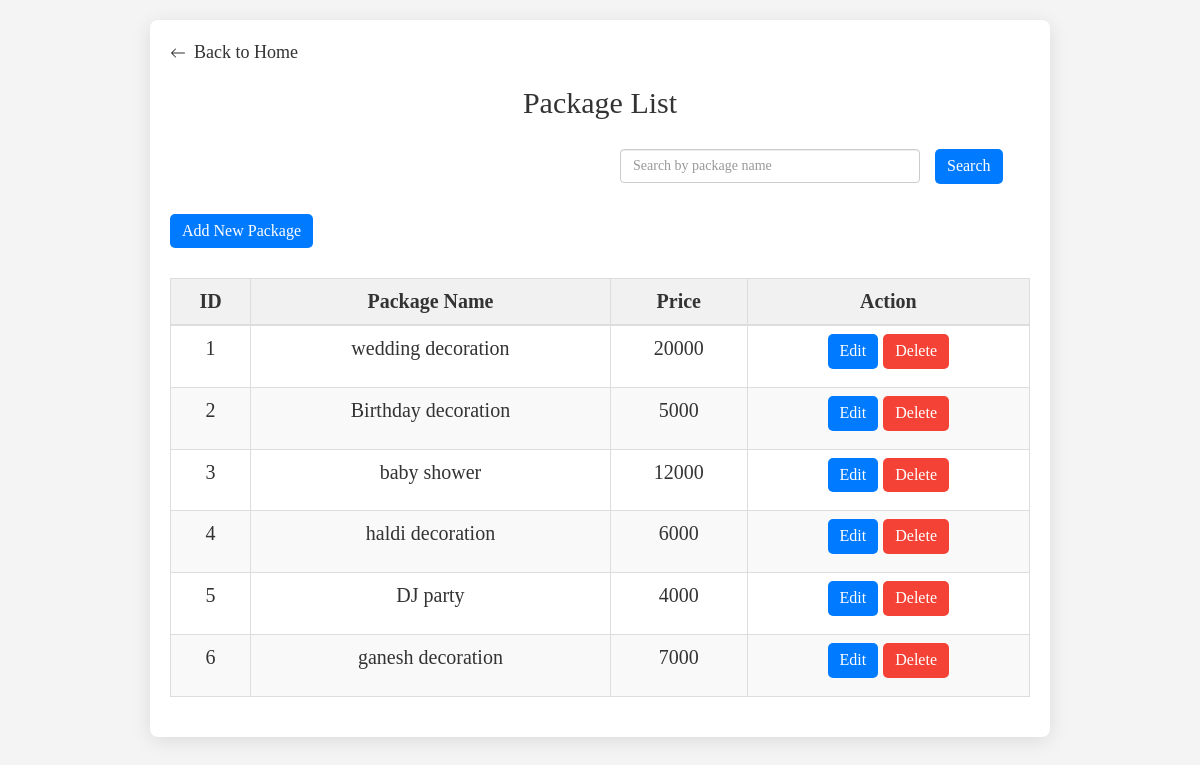
Screenshot of /list.php (signed in) with the database file from the repository.
### tables this page shows
CREATE TABLE IF NOT EXISTS `package` (
  `package_name` varchar(200) NOT NULL,
  `package_price` varchar(200) NOT NULL,
  `package_description` text NOT NULL,
  `id` int(11) NOT NULL AUTO_INCREMENT,
  `package_image` varchar(100) NOT NULL,
  PRIMARY KEY (`id`)
);

### list.php (the view, shortened to what this page needs)
<?php
include 'insert.php';
$search = '';
$sql = "SELECT id, package_name, package_price FROM package WHERE package_name LIKE ?";
$stmt = $conn->prepare($sql);
$searchParam = "%$search%";
$stmt->bind_param("s", $searchParam);
$stmt->execute();
$result = $stmt->get_result();
?>
<!DOCTYPE html>
<html lang="en">
<head>
    <link rel="stylesheet" href="https://maxcdn.bootstrapcdn.com/bootstrap/3.4.1/css/bootstrap.min.css">
</head>
<body>
    <div class="container">
        <a href="admin.php" class="back-home">
        <svg xmlns="http://www.w3.org/2000/svg" width="16" height="16" fill="currentColor" viewBox="0 0 16 16">
            <path fill-rule="evenodd" d="M15 8a.5.5 0 0 1-.5.5H2.707l3.147 3.146a.5.5 0 0 1-.708.708l-4-4a.5.5 0 0 1 0-.708l4-4a.5.5 0 1 1 .708.708L2.707 7.5H14.5A.5.5 0 0 1 15 8z"/>
        </svg>
            Back to Home
        </a>
        <h2>Package List</h2>
        <form method="POST" class="form-inline" style="margin-bottom: 20px;margin-left:450px;";>
            <input type="text" name="search" class="form-control" placeholder="Search by package name" value="<?= htmlspecialchars($search) ?>" style="width: 300px; margin-right: 10px;">
            <button type="submit" class="btn btn-primary"style="margin-top:10px;">Search</button>
        </form>
        <a href="add.php" class="btn btn-primary">Add New Package</a>
        <?php
        if ($result->num_rows > 0) {
            echo '<table class="table table-bordered">';
            echo '<thead><tr><th>ID</th><th>Package Name</th><th>Price</th><th>Action</th></tr></thead>';
            echo '<tbody>';
            while ($row = $result->fetch_assoc()) {
                echo '<tr>';
                echo '<td>' . htmlspecialchars($row['id']) . '</td>';
                echo '<td>' . htmlspecialchars($row['package_name']) . '</td>';
                echo '<td>' . htmlspecialchars($row['package_price']) . '</td>';
                echo '<td>';
                echo '<a href="edit.php?id=' . htmlspecialchars($row['id']) . '" class="btn btn-primary">Edit</a> ';
                echo '<a href="delete.php?id=' . htmlspecialchars($row['id']) . '" class="btn btn-danger" onclick="return confirm(\'Are you sure you want to delete this package?\')">Delete</a><br/>';
                echo '</td>';
                echo '</tr>';
            }
            echo '</tbody>';
            echo '</table>';
        } else {
            echo '<p>No packages found.</p>';
        }
        ?>
    </div>
</body>
</html>

### list.php (style rules this page uses)
body { font-size:20px; font-family: 'Poppins'; margin: 20px; background-color: #f4f4f4; }
.container { max-width: 900px; margin: auto; background: white; padding: 20px; border-radius: 8px; box-shadow: 0 4px 20px rgba(0, 0, 0, 0.1); }
h2 { text-align: center; margin-bottom: 20px; color: #333; }
.btn { margin-bottom: 10px; font-size: 16px; border-radius: 5px; }
.btn-primary { background-color: #007BFF; border: none; color: white; }
.btn-danger { background-color: #f44336; border: none; color: white; }
.back-home { text-decoration: none; font-size: 18px; color: #333; display: flex; align-items: center; margin-bottom: 20px; transition: color 0.3s; }
.back-home svg { margin-right: 8px; fill: currentColor; transition: transform 0.3s; }
.table { width: 100%; margin-top: 20px; border-collapse: collapse; }
.table th, .table td { text-align: center; padding: 10px; border: 1px solid #ddd; }
.table th { background-color: #f1f1f1; color: #333; }
.table tr:nth-child(even) { background-color: #f9f9f9; }

### rows the page displays
package: id "1", package_name "wedding decoration", package_price "20000"
package: id "2", package_name "Birthday decoration", package_price "5000"
package: id "3", package_name "baby shower", package_price "12000"
package: id "4", package_name "haldi decoration", package_price "6000"
package: id "5", package_name "DJ party", package_price "4000"
package: id "6", package_name "ganesh decoration", package_price "7000"
